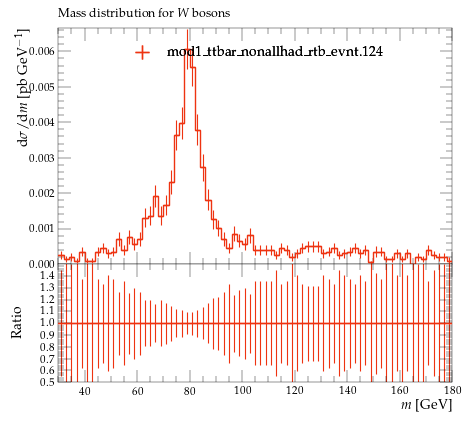

Recreate this plot in Python.
#! /usr/bin/env python

# This Python script was auto-generated using YODA v2.0.2.
# Analysis object: /MC_TTBAR/onelep_W_mass
# Timestamp: 07-08-2026 (10:19:44)

import matplotlib as mpl
import matplotlib.pyplot as plt
mpl.use('Agg') # comment out for interactive use
import os
import numpy as np

plotDir = os.path.split(os.path.realpath(__file__))[0]
if 'YODA_USER_PLOT_PATH' in globals():
    plot_outdir = globals()['YODA_USER_PLOT_PATH']
else:
    plot_outdir = plotDir

#plot style
plt.style.use(os.path.join(plotDir, '../default.mplstyle'))
# plot metadata
figW, figH = plt.rcParams['figure.figsize']
ax_xLabel = r'$m$ [GeV]'
ax_yLabel = r'$\mathrm{d}\sigma/\mathrm{d}m$ [pb GeV$^{-1}$]'
ax_title  = r'Mass distribution for $W$ bosons'
ax_xScale = 'linear'
ax_yScale = 'linear'
xLims = (30.0, 180.0)
yLims = (0.0, 0.006665352100000001)

# TeX-friendly labels for the legend
labels = {
    'legend' : ([ r"mod1\_ttbar\_nonallhad\_rtb\_evnt.124" ], r""),
}

# Adjust canvas width and height
canvasW = 10.0
canvasH = 9.0
figW *= canvasW/10.
figH *= canvasH/9.

# Create figure and axis objects
fig, (ax, ratio0_ax) = plt.subplots(2, 1, sharex=True,
                  figsize=(figW,figH), gridspec_kw={'height_ratios': (6.0, 3.0)})

# Set figure margins
plt.subplots_adjust(
    left   = 1.0 * plt.rcParams['figure.subplot.left'],
    right  = 1.0 * plt.rcParams['figure.subplot.right'],
    top    = 1.0 * plt.rcParams['figure.subplot.top'],
    bottom = 1.0 * plt.rcParams['figure.subplot.bottom'])

ratio0_ax.yaxis.set_major_locator(mpl.ticker.MultipleLocator(0.1))
ratio0_ax.set_ylim(0.5, 1.4999)
ratio0_ax.set_ylabel('Ratio')

# the numerical data is stored in a separate file
dataf = dict()
prefix = os.path.split(__file__)[0]
if prefix:    prefix = prefix + '/'
exec(open(prefix+'onelep_W_mass__data.py').read(), dataf)


legend_handles = dict() # keep track of handles for the legend

# style options for curves
# starts at zorder>=5 to draw curve on top of legend
styles = {
  'mod1_ttbar_nonallhad_rtb_evnt.124.yoda.gz': {
    'color' : '#EE3311',
    'linestyle' : '-',
    'linewidth' : 1,
    'marker' : 'none',
    'markersize' : 2,
    'capsize' : 0.0,
    'zorder' : 5,
    'histstyle' : 1,
    'drawstyle' : 'steps-pre',
    'xerrorbars' : 1,
    'yerrorbars' : 1,
    'fillcolor' : None,
    'fillopacity' : 1.0,
    'ratio0_linestyle' : '-',
    'ratio0_linewidth' : 1,
    'ratio0_marker' : 'none',
    'ratio0_markersize' : 2,
    'ratio0_capsize' : 0.0,
    'ratio0_zorder' : 5,
    'ratio0_histstyle' : 1,
    'ratio0_drawstyle' : 'steps-pre',
    'ratio0_xerrorbars' : 1,
    'ratio0_yerrorbars' : 1,
  },
}

# curve from input yoda files in main panel
for label, yvals in dataf['yvals'].items():
    if all(np.isnan(v) for v in dataf['yvals'][label]):
        continue
    tmp = None
    if styles[label]['histstyle']: # draw as histogram
        xpos = dataf['xedges'][label] if styles[label]['drawstyle'] else dataf['xpoints'][label]
        ypos = np.insert(yvals, 0, yvals[0]) if styles[label]['drawstyle'] else yvals
        if styles[label]['fillcolor']: # fill area below curve
            ax.fill_between(xpos, ypos, step='pre',
                            color=styles[label]['fillcolor'],
                            alpha=styles[label]['fillopacity'])
        tmp, = ax.plot(xpos, ypos,
                       color=styles[label]['color'],
                       linestyle=styles[label]['linestyle'],
                       linewidth=styles[label]['linewidth'],
                       drawstyle=styles[label]['drawstyle'], solid_joinstyle='miter',
                       zorder=styles[label]['zorder'], label=label)
    tmp = ax.errorbar(dataf['xpoints'][label], yvals,
                      xerr=np.array(dataf['xerrs'][label])*styles[label]['xerrorbars'],
                      yerr=np.array(dataf['yerrs'][label])*styles[label]['yerrorbars'],
                      fmt=styles[label]['marker'], capsize=styles[label]['capsize'],
                      markersize=styles[label]['markersize'],
                      ecolor=styles[label]['color'],
                      color=styles[label]['color'], zorder=styles[label]['zorder'])
    tmp[-1][0].set_linestyle(styles[label]['linestyle'])
    tmp[-1][0].set_linewidth(styles[label]['linewidth'])
    if label in dataf['add_legend_handle']:  legend_handles[label] = tmp
    for varLabel in dataf['variation_yvals'].keys():
        if varLabel.startswith(label):
            tmp, = ax.plot(dataf['xedges'][label], dataf['variation_yvals'][varLabel],
                           color=styles[label]['color'],
                           linestyle=styles[label]['linestyle'],
                           linewidth=styles[label]['linewidth'],
                           drawstyle='steps-pre', solid_joinstyle='miter',
                           zorder=styles[label]['zorder'], alpha=0.5)


# plots on ratio panel
# curve from input yoda files in ratio panel
for label, yvals in dataf['ratio0_yvals'].items():
    if all(np.isnan(v) for v in yvals):
        continue
    if styles[label]['ratio0_histstyle']: # plot as histogram
        xpos = dataf['xedges']['mod1_ttbar_nonallhad_rtb_evnt.124.yoda.gz'] if styles[label]['ratio0_drawstyle'] else dataf['xpoints']['mod1_ttbar_nonallhad_rtb_evnt.124.yoda.gz']
        ypos = np.insert(yvals, 0, yvals[0]) if styles[label]['ratio0_drawstyle'] else yvals
        ratio0_ax.plot(xpos, ypos,
                       color=styles[label]['color'],
                       linewidth=styles[label]['linewidth'],
                       linestyle=styles[label]['ratio0_linestyle'],
                       drawstyle=styles[label]['ratio0_drawstyle'], zorder=styles[label]['zorder'],
                       solid_joinstyle='miter')
    tmp = ratio0_ax.errorbar(dataf['xpoints']['mod1_ttbar_nonallhad_rtb_evnt.124.yoda.gz'], yvals,
                             xerr=np.array(dataf['ref_xerrs'])*styles[label]['ratio0_xerrorbars'],
                             yerr=np.array(dataf['ratio0_yerrs'][label])*styles[label]['ratio0_yerrorbars'],
                             fmt=styles[label]['ratio0_marker'], capsize=styles[label]['ratio0_capsize'],
                             markersize=styles[label]['ratio0_markersize'],
                             ecolor=styles[label]['color'],
                             color=styles[label]['color'])
    tmp[-1][0].set_linestyle(styles[label]['ratio0_linestyle'])
    tmp[-1][0].set_linewidth(styles[label]['ratio0_linewidth'])

    for varlabel in dataf['ratio0_variation_vals'].keys():
        if varlabel.startswith(label):
            ratio0_ax.plot(dataf['xedges']['mod1_ttbar_nonallhad_rtb_evnt.124.yoda.gz'],
                            dataf['ratio0_variation_vals'][varlabel],
                            color=styles[label]['color'],
                            linestyle=styles[label]['linestyle'],
                            linewidth=styles[label]['linewidth'],
                            drawstyle='steps-pre', solid_joinstyle='miter',
                            zorder=1, alpha=0.5)

legend_items = list(legend_handles.values())
ax.add_artist(ax.legend(legend_items,
                        labels['legend'][0],
                        title=labels['legend'][1],
                        alignment='left',
                        loc='upper center',
                        bbox_to_anchor=(0.5, 0.97)))

# set plot metadata as defined above
ratio0_ax.set_xlabel(ax_xLabel)
ratio0_ax.xaxis.set_label_coords(1., -0.15)
ax.set_ylabel(ax_yLabel, ha='right', va='top')
ax.yaxis.set_label_coords(-0.11, 1.0)
ax.set_title(ax_title, loc='left')
ax.set_xscale(ax_xScale)
ax.set_yscale(ax_yScale)
ax.set_xlim(xLims)
ax.set_ylim(yLims)

# tick formatting
plt.rcParams['xtick.top'] = True
plt.rcParams['ytick.right'] = True
fig.align_ylabels((ax, ratio0_ax))
plt.savefig(os.path.join(plot_outdir, 'onelep_W_mass.pdf'), format='PDF')
plt.savefig(os.path.join(plot_outdir, 'onelep_W_mass.png'), format='PNG')

plt.close(fig)
